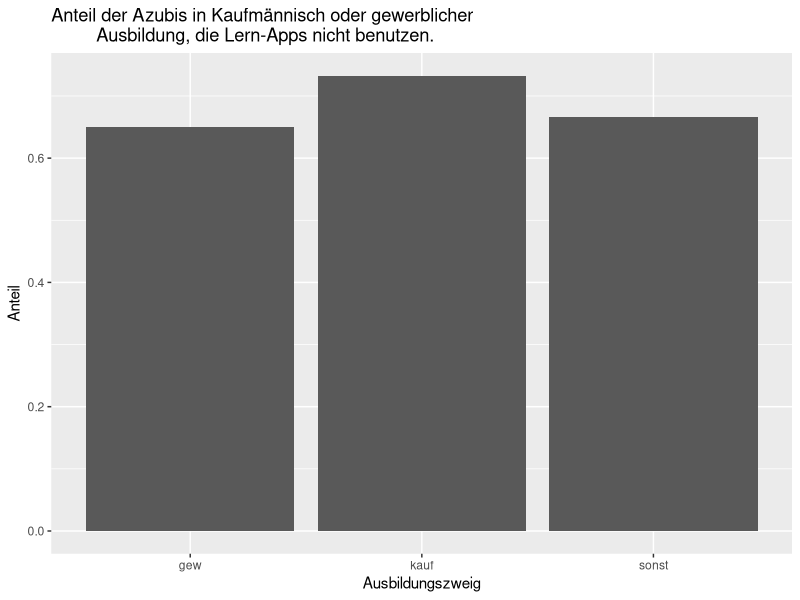
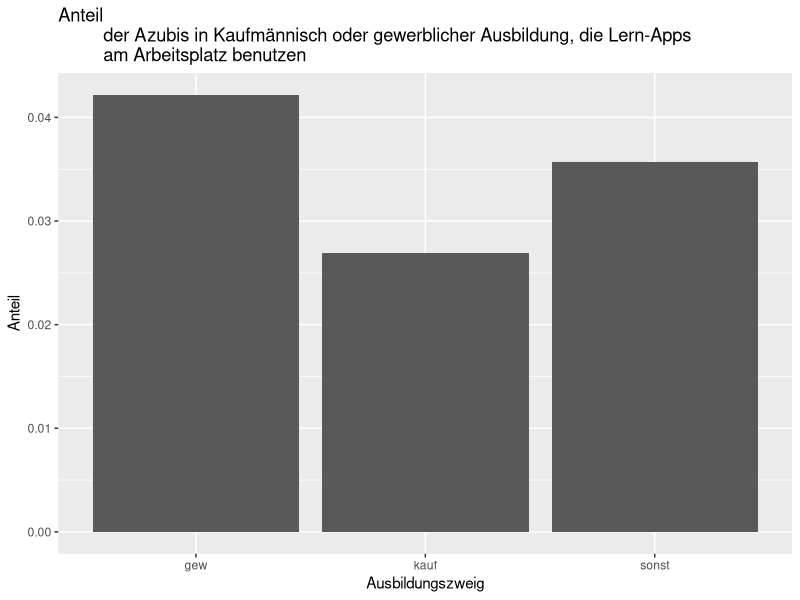
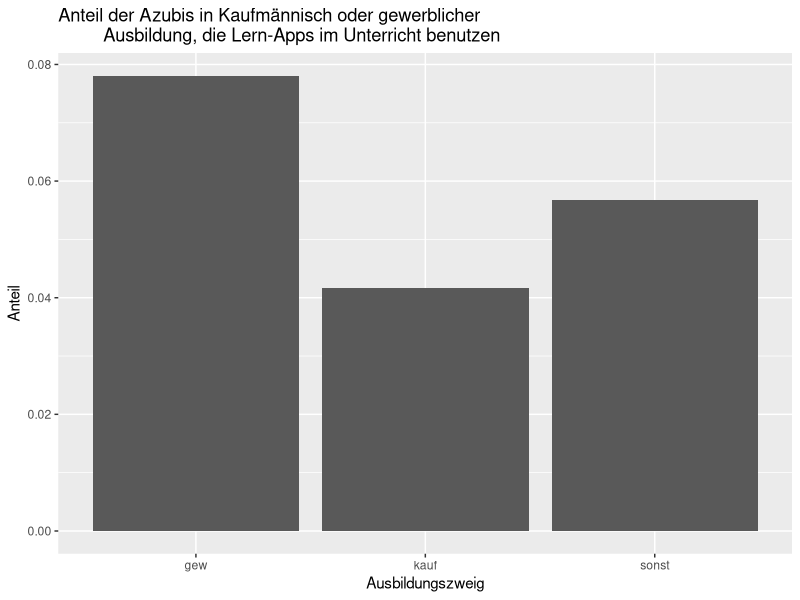
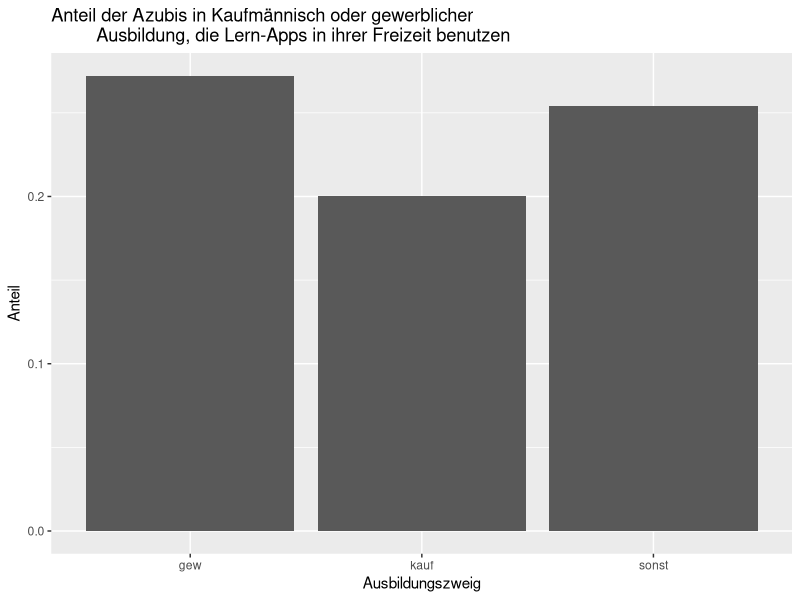
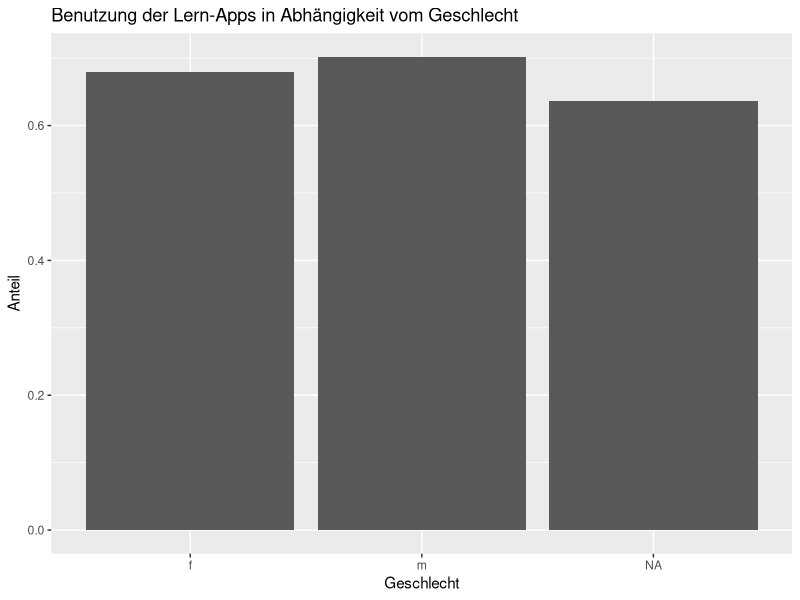
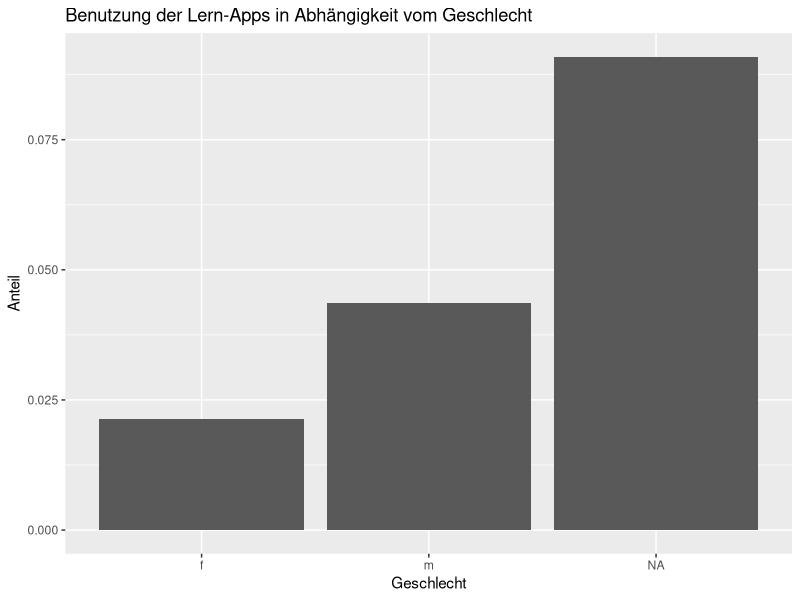
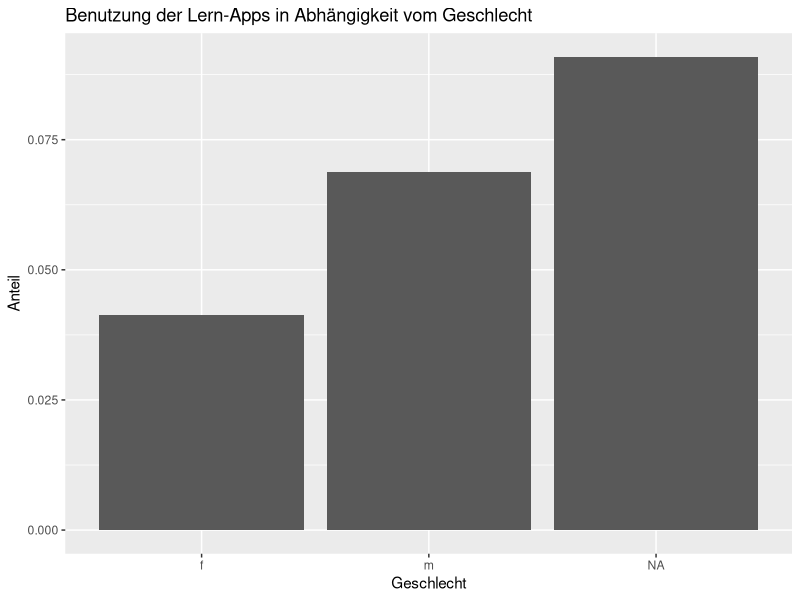
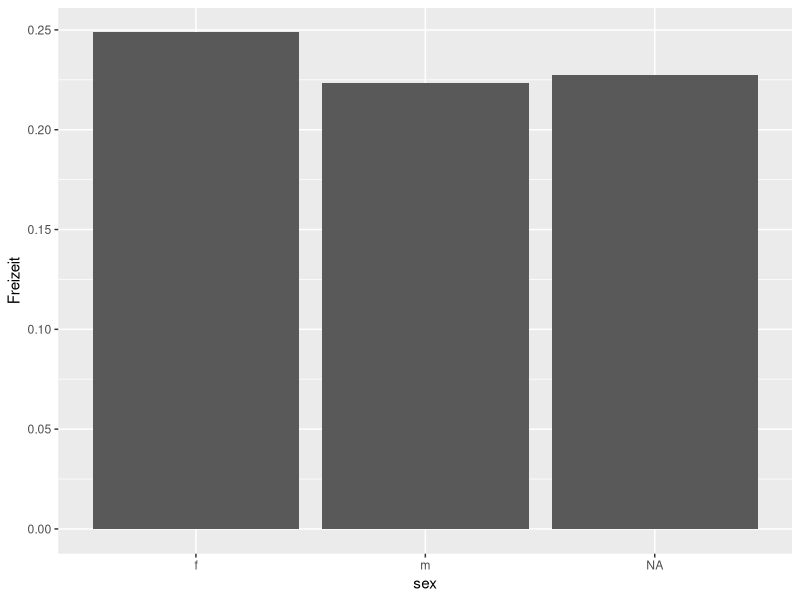

The R script that drew these images, in order:
library("tidyverse")
library("haven")

getwd()
setwd("~/Desktop/Lena_Sarah_Auswertung")

###############################################################################
#                             reading in the data                             #
###############################################################################
dat <- read_dta("ZA6748_v1-0-0.dta")

###############################################################################
#                            sorting out the data                             #
###############################################################################
dat$sex <- dat$a9_gesch %>% as_factor()
levels(dat$sex) <- list("f" = "weiblich", "m" = "männlich")

##############################
#  dropping useless columns  #
##############################

dat <-
    dat %>%
        select(c(
                 id,
                 sex,
                 starts_with(c(
                               "a4",
                               "a6",
                               "a8",
                               "a10",
                               "a11"
                               )
                 ))
        )

dat %>% nrow()
dat %>% na.omit() %>% nrow()
###############
#  case_when  #
###############

dat_1 <-
    dat %>%
        mutate(a11 = case_when(a11_kauf == 1 & a11_gew == 0 ~ "kauf",
                               a11_kauf == 0 & a11_gew == 2 ~ "gew",
                               TRUE ~ "sonst"
                               ),
        )

###############################################################################
#                           few descriptive things                            #
###############################################################################
####################################################
#  exclusion should be done at this point already  #
####################################################

#########
#  age  #
#########

#########
#  sex  #
#########

#############
#  N vs. n  #
#############

###############################################################################
#                                  analysis (a4)                              #
###############################################################################
#######################
#  variables from a4  #
#######################
a4 <-
    dat_1 %>%
    select(c(
             id,
             sex,
             a11,
             starts_with(c("a4_ap")
                        )
             )
    )

names(a4) <- c("id",
               "sex",
               "kauf_gew",
               "nicht_alt",
               "Unterricht_alt",
               "Arbeitsplatz_alt",
               "Freizeit_alt"
            )

##################
#  right format  #
##################
a4 %>% str

a4 <-
    a4 %>%
        mutate(nicht = case_when(nicht_alt == 1 ~ 1,
                               TRUE ~ 0
                               ),
               Unterricht = case_when(Unterricht_alt == 2 ~ 1,
                                      TRUE ~ 0
                                ),
               Arbeitsplatz = case_when(Arbeitsplatz_alt == 3 ~ 1,
                                      TRUE ~ 0
                                ),
               Freizeit = case_when(Freizeit_alt == 4 ~ 1,
                                      TRUE ~ 0
                                ),
        )

####################################################
#  aggregating across Kaufmännisch vs. Gewerblich  #
####################################################
a4_kg <- a4 %>%
    select(kauf_gew, nicht, Unterricht, Arbeitsplatz, Freizeit) %>%
    group_by(kauf_gew) %>%
    summarise(across(c(nicht, Unterricht, Arbeitsplatz, Freizeit)
                     ,mean))

#####################
#  aggregating Sex  #
#####################
a4_mf <- a4 %>%
    select(sex, nicht, Unterricht, Arbeitsplatz, Freizeit) %>%
    group_by(sex) %>%
    summarise(across(c(nicht, Unterricht, Arbeitsplatz, Freizeit)
                     ,mean))

###############################################################################
#                                 statistics                                  #
###############################################################################
a4_1 <-
    a4 %>%
        subset(
            kauf_gew != "sonst"
        )

a4_1$kauf_gew <- as.factor(a4_1$kauf_gew)

## NOTE: I have to apply na.omit. df are all messed up.

#######################################################
#  Unterschied; zwischen Kaufmännisch vs. Gewerblich  #
#######################################################
## H0 : kauf = gew
## H1 : kauf != gew

##################
#  nutzen nicht  #
##################
t.test(a4_1$nicht ~ a4_1$kauf_gew)

        # Welch Two Sample t-test

# data:  a4_1$nicht by a4_1$kauf_gew
# t = -3.0317, df = 951.62, p-value = 0.002498
# alternative hypothesis: true difference in means between group gew and group 
# kauf is not equal to 0
# 95 percent confidence interval:
#  -0.13629572 -0.02917998
# sample estimates:
#  mean in group gew mean in group kauf
        #  0.6497890         0.7325269

# kauf benutzen öfter nicht; als gew

################
#  Unterricht  #
################
t.test(a4_1$Unterricht ~ a4_1$kauf_gew)

        # Welch Two Sample t-test

# data:  a4_1$Unterricht by a4_1$kauf_gew
# t = 2.5363, df = 802.43, p-value = 0.01139
# alternative hypothesis: true difference in means between group gew and group 
# kauf is not equal to 0
# 95 percent confidence interval:
 # 0.008226657 0.064558153
# sample estimates:
 # mean in group gew mean in group kauf
        # 0.07805907         0.04166667

##################
#  Arbeitsplatz  #
##################
t.test(a4_1$Arbeitsplatz ~ a4_1$kauf_gew)

        # Welch Two Sample t-test

# data:  a4_1$Arbeitsplatz by a4_1$kauf_gew
# t = 1.3941, df = 851.13, p-value = 0.1637
# alternative hypothesis: true difference in means between group gew and group 
# kauf is not equal to 0
# 95 percent confidence interval:
 # -0.006246572  0.036871317
# sample estimates:
 # mean in group gew mean in group kauf
        # 0.04219409         0.02688172

##############
#  Freizeit  #
##############
t.test(a4_1$Freizeit ~ a4_1$kauf_gew)

        # Welch Two Sample t-test

# data:  a4_1$Freizeit by a4_1$kauf_gew
# t = 2.8541, df = 928.62, p-value = 0.004412
# alternative hypothesis: true difference in means between group gew and group
# kauf is not equal to 0
# 95 percent confidence interval:
 # 0.0224546 0.1213116
# sample estimates:
 # mean in group gew mean in group kauf
        #  0.2721519          0.2002688


########################################
#  Unterschied zwischen Geschlechtern  #
########################################
# H0: m = f
# H1: m != f

##################
#  nutzen nicht  #
##################
t.test(a4$nicht ~ a4$sex)

        # Welch Two Sample t-test

# data:  a4$nicht by a4$sex
# t = -0.96441, df = 1651.5, p-value = 0.335
# alternative hypothesis: true difference in means between group f and group m 
# is not equal to 0
# 95 percent confidence interval:
 # -0.06624214  0.02257241
# sample estimates:
# mean in group f mean in group m
      # 0.6800000       0.7018349

################
#  Unterricht  #
################
t.test(a4$Unterricht ~ a4$sex)

        # Welch Two Sample t-test

# data:  a4$Unterricht by a4$sex
# t = -2.4842, df = 1632, p-value = 0.01309
# alternative hypothesis: true difference in means between group f and group m 
# is not equal to 0
# 95 percent confidence interval:
 # -0.049315817 -0.005798861
# sample estimates:
# mean in group f mean in group m
     # 0.04125000      0.06880734

##################
#  Arbeitsplatz  #
##################
t.test(a4$Arbeitsplatz ~ a4$sex)

        # Welch Two Sample t-test

# data:  a4$Arbeitsplatz by a4$sex
# t = -2.5976, df = 1569.9, p-value = 0.009474
# alternative hypothesis: true difference in means between group f and group m 
# is not equal to 0
# 95 percent confidence interval:
 # -0.039187827 -0.005468137
# sample estimates:
# mean in group f mean in group m
     # 0.02125000      0.04357798

##############
#  Freizeit  #
##############
t.test(a4$Freizeit ~ a4$sex)

        # Welch Two Sample t-test

# data:  a4$Freizeit by a4$sex
# t = 1.2072, df = 1645.1, p-value = 0.2275
# alternative hypothesis: true difference in means between group f and group m is not equal to 0
# 95 percent confidence interval:
 # -0.01569817  0.06595046
# sample estimates:
# mean in group f mean in group m
      # 0.2487500       0.2236239

# plots {{{{{ #
###############################################################################
#                                   plots                                     #
###############################################################################
##############################
#  Kaufmännisch; Gewerblich  #
##############################

# benutzen nicht #
p_a4_kg_nicht <- a4_kg %>% ggplot(aes(x = kauf_gew, y = nicht)) +
    geom_bar(stat = "identity") +
    labs(title = "Anteil der Azubis in Kaufmännisch oder gewerblicher
         Ausbildung, die Lern-Apps nicht benutzen.",
    x = "Ausbildungszweig",
    y = "Anteil"
    )

p_a4_kg_nicht

# am Arbeitsplatz #
p_a4_kg_ar <- a4_kg %>% ggplot(aes(x = kauf_gew, y = Arbeitsplatz)) +
    geom_bar(stat = "identity") +
    labs(title = "Anteil
         der Azubis in Kaufmännisch oder gewerblicher Ausbildung, die Lern-Apps
         am Arbeitsplatz benutzen",
    x = "Ausbildungszweig",
    y = "Anteil"
    )

p_a4_kg_ar

# im Unterricht #
p_a4_kg_un <- a4_kg %>% ggplot(aes(x = kauf_gew, y = Unterricht)) +
    geom_bar(stat = "identity") +
    labs(title = "Anteil der Azubis in Kaufmännisch oder gewerblicher
         Ausbildung, die Lern-Apps im Unterricht benutzen",
    x = "Ausbildungszweig",
    y = "Anteil"
    )

p_a4_kg_un

# in Freizeit #
p_a4_kg_fr <- a4_kg %>% ggplot(aes(x = kauf_gew, y = Freizeit)) +
    geom_bar(stat = "identity") +
    labs(title = "Anteil der Azubis in Kaufmännisch oder gewerblicher 
         Ausbildung, die Lern-Apps in ihrer Freizeit benutzen",
    x = "Ausbildungszweig",
    y = "Anteil"
    )

p_a4_kg_fr

#########
#  Sex  #
#########


# benutzen nicht #
p_a4_mf_nicht <- a4_mf %>% ggplot(aes(x = sex, y = nicht)) +
    geom_bar(stat = "identity") +
    labs(title = "Benutzung der Lern-Apps in Abhängigkeit vom Geschlecht",
    x = "Geschlecht",
    y = "Anteil"
    )

p_a4_mf_nicht

# am Arbeitsplatz #
p_a4_mf_ab <- a4_mf %>% ggplot(aes(x = sex, y = Arbeitsplatz)) +
    geom_bar(stat = "identity") +
    labs(title = "Benutzung der Lern-Apps in Abhängigkeit vom Geschlecht",
    x = "Geschlecht",
    y = "Anteil"
    )

p_a4_mf_ab

# im Unterricht #
p_a4_mf_un <- a4_mf %>% ggplot(aes(x = sex, y = Unterricht)) +
    geom_bar(stat = "identity") +
    labs(title = "Benutzung der Lern-Apps in Abhängigkeit vom Geschlecht",
    x = "Geschlecht",
    y = "Anteil"
    )

p_a4_mf_un

# in Freizeit #
p_a4_mf_fr <- a4_mf %>% ggplot(aes(x = sex, y = Freizeit), colors = sex) +
    geom_bar(stat = "identity")
    labs(title = "Benutzung der Lern-Apps in Abhängigkeit vom Geschlecht",
    x = "Geschlecht",
    y = "Anteil"
    )

p_a4_mf_fr

# }}}}} plots #

##########################################################################
#  geg: 4 im Unterricht benutzen, kauf_gew & Sex -> Aufg. 6 und Aufg. 8  #
##########################################################################

##############################################################
#  Achtung! 6 vs. 8 sind verschieden gepolte Likert Skalen.  #
##############################################################
